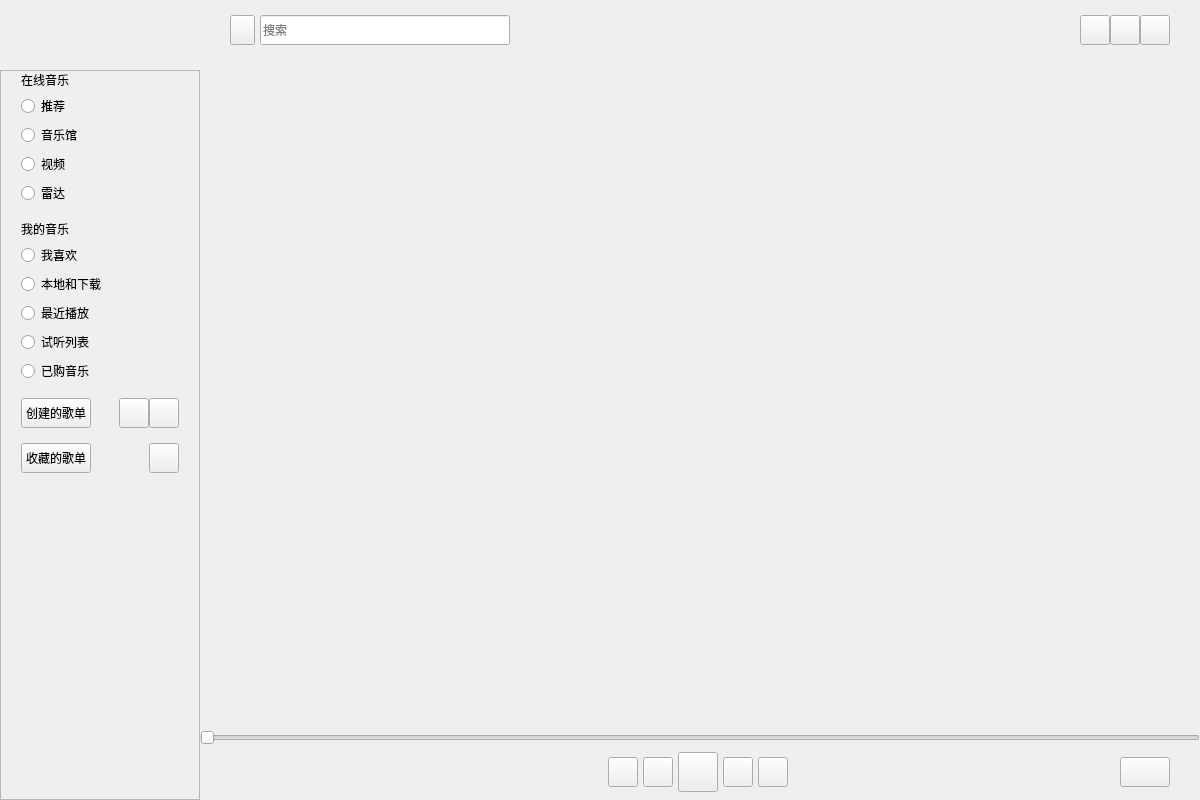
<?xml version="1.0" encoding="UTF-8"?>
<ui version="4.0">
 <class>MainW</class>
 <widget class="QWidget" name="MainW">
  <property name="geometry">
   <rect>
    <x>0</x>
    <y>0</y>
    <width>1200</width>
    <height>800</height>
   </rect>
  </property>
  <property name="windowTitle">
   <string>MainW</string>
  </property>
  <property name="styleSheet">
   <string notr="true"/>
  </property>
  <layout class="QHBoxLayout" name="horizontalLayout">
   <property name="spacing">
    <number>0</number>
   </property>
   <property name="leftMargin">
    <number>0</number>
   </property>
   <property name="topMargin">
    <number>0</number>
   </property>
   <property name="rightMargin">
    <number>0</number>
   </property>
   <property name="bottomMargin">
    <number>0</number>
   </property>
   <item>
    <widget class="QWidget" name="sideBarW" native="true">
     <property name="minimumSize">
      <size>
       <width>200</width>
       <height>0</height>
      </size>
     </property>
     <property name="maximumSize">
      <size>
       <width>200</width>
       <height>16777215</height>
      </size>
     </property>
     <layout class="QVBoxLayout" name="verticalLayout_2">
      <property name="spacing">
       <number>0</number>
      </property>
      <property name="leftMargin">
       <number>0</number>
      </property>
      <property name="topMargin">
       <number>0</number>
      </property>
      <property name="rightMargin">
       <number>0</number>
      </property>
      <property name="bottomMargin">
       <number>0</number>
      </property>
      <item>
       <widget class="QLabel" name="logoLab">
        <property name="minimumSize">
         <size>
          <width>0</width>
          <height>60</height>
         </size>
        </property>
        <property name="maximumSize">
         <size>
          <width>16777215</width>
          <height>60</height>
         </size>
        </property>
        <property name="text">
         <string/>
        </property>
        <property name="scaledContents">
         <bool>false</bool>
        </property>
       </widget>
      </item>
      <item>
       <spacer name="verticalSpacer_3">
        <property name="orientation">
         <enum>Qt::Vertical</enum>
        </property>
        <property name="sizeType">
         <enum>QSizePolicy::Fixed</enum>
        </property>
        <property name="sizeHint" stdset="0">
         <size>
          <width>20</width>
          <height>10</height>
         </size>
        </property>
       </spacer>
      </item>
      <item>
       <widget class="QScrollArea" name="scrollArea">
        <property name="widgetResizable">
         <bool>true</bool>
        </property>
        <property name="alignment">
         <set>Qt::AlignLeading|Qt::AlignLeft|Qt::AlignVCenter</set>
        </property>
        <widget class="QWidget" name="scrollAreaWidgetContents_2">
         <property name="geometry">
          <rect>
           <x>0</x>
           <y>0</y>
           <width>198</width>
           <height>728</height>
          </rect>
         </property>
         <layout class="QVBoxLayout" name="verticalLayout_3">
          <property name="spacing">
           <number>5</number>
          </property>
          <property name="leftMargin">
           <number>20</number>
          </property>
          <property name="topMargin">
           <number>0</number>
          </property>
          <property name="rightMargin">
           <number>20</number>
          </property>
          <property name="bottomMargin">
           <number>0</number>
          </property>
          <item>
           <widget class="QLabel" name="onlineLab">
            <property name="text">
             <string>在线音乐</string>
            </property>
           </widget>
          </item>
          <item>
           <widget class="QRadioButton" name="recommendBtn">
            <property name="text">
             <string>推荐</string>
            </property>
           </widget>
          </item>
          <item>
           <widget class="QRadioButton" name="musicHomeBtn">
            <property name="text">
             <string>音乐馆</string>
            </property>
           </widget>
          </item>
          <item>
           <widget class="QRadioButton" name="videoBtn">
            <property name="text">
             <string>视频</string>
            </property>
           </widget>
          </item>
          <item>
           <widget class="QRadioButton" name="radarBtn">
            <property name="text">
             <string>雷达</string>
            </property>
           </widget>
          </item>
          <item>
           <spacer name="verticalSpacer_2">
            <property name="orientation">
             <enum>Qt::Vertical</enum>
            </property>
            <property name="sizeType">
             <enum>QSizePolicy::Fixed</enum>
            </property>
            <property name="sizeHint" stdset="0">
             <size>
              <width>20</width>
              <height>10</height>
             </size>
            </property>
           </spacer>
          </item>
          <item>
           <widget class="QLabel" name="myMusicLab">
            <property name="text">
             <string>我的音乐</string>
            </property>
           </widget>
          </item>
          <item>
           <widget class="QRadioButton" name="myLoveBtn">
            <property name="text">
             <string>我喜欢</string>
            </property>
           </widget>
          </item>
          <item>
           <widget class="QRadioButton" name="localMusicBtn">
            <property name="text">
             <string>本地和下载</string>
            </property>
           </widget>
          </item>
          <item>
           <widget class="QRadioButton" name="recentlyPlayBtn">
            <property name="text">
             <string>最近播放</string>
            </property>
           </widget>
          </item>
          <item>
           <widget class="QRadioButton" name="tryListenListBtn">
            <property name="text">
             <string>试听列表</string>
            </property>
           </widget>
          </item>
          <item>
           <widget class="QRadioButton" name="purchasedBtn">
            <property name="text">
             <string>已购音乐</string>
            </property>
           </widget>
          </item>
          <item>
           <spacer name="verticalSpacer_5">
            <property name="orientation">
             <enum>Qt::Vertical</enum>
            </property>
            <property name="sizeType">
             <enum>QSizePolicy::Fixed</enum>
            </property>
            <property name="sizeHint" stdset="0">
             <size>
              <width>20</width>
              <height>10</height>
             </size>
            </property>
           </spacer>
          </item>
          <item>
           <layout class="QHBoxLayout" name="horizontalLayout_2">
            <property name="spacing">
             <number>0</number>
            </property>
            <item>
             <widget class="QPushButton" name="myPlaylistBtn">
              <property name="minimumSize">
               <size>
                <width>70</width>
                <height>30</height>
               </size>
              </property>
              <property name="maximumSize">
               <size>
                <width>70</width>
                <height>30</height>
               </size>
              </property>
              <property name="text">
               <string>创建的歌单</string>
              </property>
             </widget>
            </item>
            <item>
             <spacer name="horizontalSpacer_3">
              <property name="orientation">
               <enum>Qt::Horizontal</enum>
              </property>
              <property name="sizeHint" stdset="0">
               <size>
                <width>40</width>
                <height>20</height>
               </size>
              </property>
             </spacer>
            </item>
            <item>
             <widget class="QPushButton" name="newPlaylistBtn">
              <property name="minimumSize">
               <size>
                <width>30</width>
                <height>30</height>
               </size>
              </property>
              <property name="maximumSize">
               <size>
                <width>30</width>
                <height>30</height>
               </size>
              </property>
              <property name="toolTip">
               <string>新建歌单</string>
              </property>
              <property name="text">
               <string/>
              </property>
             </widget>
            </item>
            <item>
             <widget class="QPushButton" name="myPlayListExBtn">
              <property name="minimumSize">
               <size>
                <width>30</width>
                <height>30</height>
               </size>
              </property>
              <property name="maximumSize">
               <size>
                <width>30</width>
                <height>30</height>
               </size>
              </property>
              <property name="text">
               <string/>
              </property>
             </widget>
            </item>
           </layout>
          </item>
          <item>
           <spacer name="verticalSpacer_6">
            <property name="orientation">
             <enum>Qt::Vertical</enum>
            </property>
            <property name="sizeType">
             <enum>QSizePolicy::Fixed</enum>
            </property>
            <property name="sizeHint" stdset="0">
             <size>
              <width>20</width>
              <height>10</height>
             </size>
            </property>
           </spacer>
          </item>
          <item>
           <layout class="QHBoxLayout" name="horizontalLayout_4">
            <property name="spacing">
             <number>0</number>
            </property>
            <item>
             <widget class="QPushButton" name="collectionPlaylistBtn">
              <property name="minimumSize">
               <size>
                <width>70</width>
                <height>30</height>
               </size>
              </property>
              <property name="maximumSize">
               <size>
                <width>70</width>
                <height>30</height>
               </size>
              </property>
              <property name="text">
               <string>收藏的歌单</string>
              </property>
             </widget>
            </item>
            <item>
             <spacer name="horizontalSpacer_4">
              <property name="orientation">
               <enum>Qt::Horizontal</enum>
              </property>
              <property name="sizeHint" stdset="0">
               <size>
                <width>40</width>
                <height>20</height>
               </size>
              </property>
             </spacer>
            </item>
            <item>
             <widget class="QPushButton" name="collectionPlaylistExBtn">
              <property name="minimumSize">
               <size>
                <width>30</width>
                <height>30</height>
               </size>
              </property>
              <property name="maximumSize">
               <size>
                <width>30</width>
                <height>30</height>
               </size>
              </property>
              <property name="text">
               <string/>
              </property>
             </widget>
            </item>
           </layout>
          </item>
          <item>
           <spacer name="verticalSpacer">
            <property name="orientation">
             <enum>Qt::Vertical</enum>
            </property>
            <property name="sizeHint" stdset="0">
             <size>
              <width>20</width>
              <height>40</height>
             </size>
            </property>
           </spacer>
          </item>
         </layout>
        </widget>
       </widget>
      </item>
     </layout>
    </widget>
   </item>
   <item>
    <layout class="QVBoxLayout" name="verticalLayout_5">
     <property name="spacing">
      <number>0</number>
     </property>
     <item>
      <layout class="QHBoxLayout" name="horizontalLayout_3">
       <property name="spacing">
        <number>0</number>
       </property>
       <property name="leftMargin">
        <number>30</number>
       </property>
       <property name="topMargin">
        <number>0</number>
       </property>
       <property name="rightMargin">
        <number>30</number>
       </property>
       <property name="bottomMargin">
        <number>0</number>
       </property>
       <item>
        <widget class="QPushButton" name="backBtn">
         <property name="minimumSize">
          <size>
           <width>25</width>
           <height>30</height>
          </size>
         </property>
         <property name="maximumSize">
          <size>
           <width>25</width>
           <height>30</height>
          </size>
         </property>
         <property name="text">
          <string/>
         </property>
        </widget>
       </item>
       <item>
        <spacer name="horizontalSpacer_2">
         <property name="orientation">
          <enum>Qt::Horizontal</enum>
         </property>
         <property name="sizeType">
          <enum>QSizePolicy::Fixed</enum>
         </property>
         <property name="sizeHint" stdset="0">
          <size>
           <width>5</width>
           <height>20</height>
          </size>
         </property>
        </spacer>
       </item>
       <item>
        <widget class="QLineEdit" name="searchEdit">
         <property name="minimumSize">
          <size>
           <width>250</width>
           <height>30</height>
          </size>
         </property>
         <property name="maximumSize">
          <size>
           <width>250</width>
           <height>30</height>
          </size>
         </property>
         <property name="placeholderText">
          <string>搜索</string>
         </property>
         <property name="clearButtonEnabled">
          <bool>true</bool>
         </property>
        </widget>
       </item>
       <item>
        <spacer name="horizontalSpacer">
         <property name="orientation">
          <enum>Qt::Horizontal</enum>
         </property>
         <property name="sizeHint" stdset="0">
          <size>
           <width>40</width>
           <height>60</height>
          </size>
         </property>
        </spacer>
       </item>
       <item>
        <widget class="QPushButton" name="minBtn">
         <property name="minimumSize">
          <size>
           <width>30</width>
           <height>30</height>
          </size>
         </property>
         <property name="maximumSize">
          <size>
           <width>30</width>
           <height>30</height>
          </size>
         </property>
         <property name="text">
          <string/>
         </property>
        </widget>
       </item>
       <item>
        <widget class="QPushButton" name="winBtn">
         <property name="minimumSize">
          <size>
           <width>30</width>
           <height>30</height>
          </size>
         </property>
         <property name="maximumSize">
          <size>
           <width>30</width>
           <height>30</height>
          </size>
         </property>
         <property name="text">
          <string/>
         </property>
        </widget>
       </item>
       <item>
        <widget class="QPushButton" name="closeBtn">
         <property name="minimumSize">
          <size>
           <width>30</width>
           <height>30</height>
          </size>
         </property>
         <property name="maximumSize">
          <size>
           <width>30</width>
           <height>30</height>
          </size>
         </property>
         <property name="text">
          <string/>
         </property>
        </widget>
       </item>
      </layout>
     </item>
     <item>
      <spacer name="verticalSpacer_4">
       <property name="orientation">
        <enum>Qt::Vertical</enum>
       </property>
       <property name="sizeType">
        <enum>QSizePolicy::Fixed</enum>
       </property>
       <property name="sizeHint" stdset="0">
        <size>
         <width>20</width>
         <height>10</height>
        </size>
       </property>
      </spacer>
     </item>
     <item>
      <widget class="QWidget" name="contentW" native="true">
       <property name="sizePolicy">
        <sizepolicy hsizetype="Expanding" vsizetype="Expanding">
         <horstretch>0</horstretch>
         <verstretch>0</verstretch>
        </sizepolicy>
       </property>
      </widget>
     </item>
     <item>
      <widget class="QWidget" name="controlW" native="true">
       <property name="minimumSize">
        <size>
         <width>0</width>
         <height>70</height>
        </size>
       </property>
       <property name="maximumSize">
        <size>
         <width>16777215</width>
         <height>70</height>
        </size>
       </property>
       <layout class="QVBoxLayout" name="verticalLayout">
        <property name="spacing">
         <number>0</number>
        </property>
        <property name="leftMargin">
         <number>0</number>
        </property>
        <property name="topMargin">
         <number>0</number>
        </property>
        <property name="rightMargin">
         <number>0</number>
        </property>
        <property name="bottomMargin">
         <number>0</number>
        </property>
        <item>
         <widget class="QSlider" name="seekSlider">
          <property name="minimumSize">
           <size>
            <width>0</width>
            <height>15</height>
           </size>
          </property>
          <property name="maximumSize">
           <size>
            <width>16777215</width>
            <height>15</height>
           </size>
          </property>
          <property name="pageStep">
           <number>1</number>
          </property>
          <property name="orientation">
           <enum>Qt::Horizontal</enum>
          </property>
         </widget>
        </item>
        <item>
         <layout class="QHBoxLayout" name="horizontalLayout_5">
          <property name="spacing">
           <number>5</number>
          </property>
          <property name="leftMargin">
           <number>30</number>
          </property>
          <property name="rightMargin">
           <number>30</number>
          </property>
          <item>
           <widget class="QLabel" name="albumLab">
            <property name="minimumSize">
             <size>
              <width>40</width>
              <height>40</height>
             </size>
            </property>
            <property name="maximumSize">
             <size>
              <width>40</width>
              <height>40</height>
             </size>
            </property>
            <property name="text">
             <string/>
            </property>
           </widget>
          </item>
          <item>
           <spacer name="horizontalSpacer_7">
            <property name="orientation">
             <enum>Qt::Horizontal</enum>
            </property>
            <property name="sizeType">
             <enum>QSizePolicy::Fixed</enum>
            </property>
            <property name="sizeHint" stdset="0">
             <size>
              <width>90</width>
              <height>20</height>
             </size>
            </property>
           </spacer>
          </item>
          <item>
           <spacer name="horizontalSpacer_6">
            <property name="orientation">
             <enum>Qt::Horizontal</enum>
            </property>
            <property name="sizeHint" stdset="0">
             <size>
              <width>40</width>
              <height>20</height>
             </size>
            </property>
           </spacer>
          </item>
          <item>
           <layout class="QHBoxLayout" name="horizontalLayout_6">
            <property name="spacing">
             <number>5</number>
            </property>
            <item>
             <widget class="QPushButton" name="cycleBtn">
              <property name="minimumSize">
               <size>
                <width>30</width>
                <height>30</height>
               </size>
              </property>
              <property name="maximumSize">
               <size>
                <width>30</width>
                <height>30</height>
               </size>
              </property>
              <property name="text">
               <string/>
              </property>
             </widget>
            </item>
            <item>
             <widget class="QPushButton" name="preBtn">
              <property name="minimumSize">
               <size>
                <width>30</width>
                <height>30</height>
               </size>
              </property>
              <property name="maximumSize">
               <size>
                <width>30</width>
                <height>30</height>
               </size>
              </property>
              <property name="text">
               <string/>
              </property>
             </widget>
            </item>
            <item>
             <widget class="QPushButton" name="playBtn">
              <property name="minimumSize">
               <size>
                <width>40</width>
                <height>40</height>
               </size>
              </property>
              <property name="maximumSize">
               <size>
                <width>40</width>
                <height>40</height>
               </size>
              </property>
              <property name="text">
               <string/>
              </property>
             </widget>
            </item>
            <item>
             <widget class="QPushButton" name="nextBtn">
              <property name="minimumSize">
               <size>
                <width>30</width>
                <height>30</height>
               </size>
              </property>
              <property name="maximumSize">
               <size>
                <width>30</width>
                <height>30</height>
               </size>
              </property>
              <property name="text">
               <string/>
              </property>
             </widget>
            </item>
            <item>
             <widget class="QPushButton" name="volumeBtn">
              <property name="minimumSize">
               <size>
                <width>30</width>
                <height>30</height>
               </size>
              </property>
              <property name="maximumSize">
               <size>
                <width>30</width>
                <height>30</height>
               </size>
              </property>
              <property name="text">
               <string/>
              </property>
             </widget>
            </item>
           </layout>
          </item>
          <item>
           <spacer name="horizontalSpacer_5">
            <property name="orientation">
             <enum>Qt::Horizontal</enum>
            </property>
            <property name="sizeHint" stdset="0">
             <size>
              <width>40</width>
              <height>55</height>
             </size>
            </property>
           </spacer>
          </item>
          <item>
           <widget class="QLabel" name="timeLab">
            <property name="minimumSize">
             <size>
              <width>80</width>
              <height>0</height>
             </size>
            </property>
            <property name="maximumSize">
             <size>
              <width>80</width>
              <height>16777215</height>
             </size>
            </property>
            <property name="text">
             <string/>
            </property>
           </widget>
          </item>
          <item>
           <widget class="QPushButton" name="playListExBtn">
            <property name="minimumSize">
             <size>
              <width>50</width>
              <height>30</height>
             </size>
            </property>
            <property name="maximumSize">
             <size>
              <width>50</width>
              <height>30</height>
             </size>
            </property>
            <property name="text">
             <string/>
            </property>
           </widget>
          </item>
         </layout>
        </item>
       </layout>
      </widget>
     </item>
    </layout>
   </item>
  </layout>
 </widget>
 <resources/>
 <connections/>
</ui>
